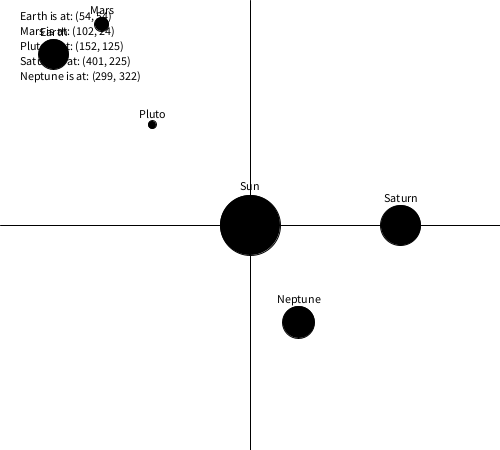
Frame 1 (no input)
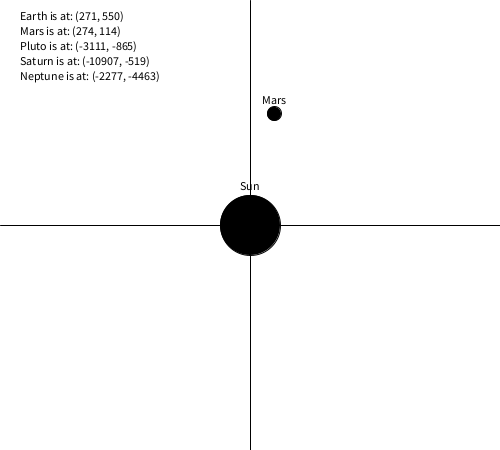
Frame 60 (the mouse pressed at the canvas centre just before this capture)
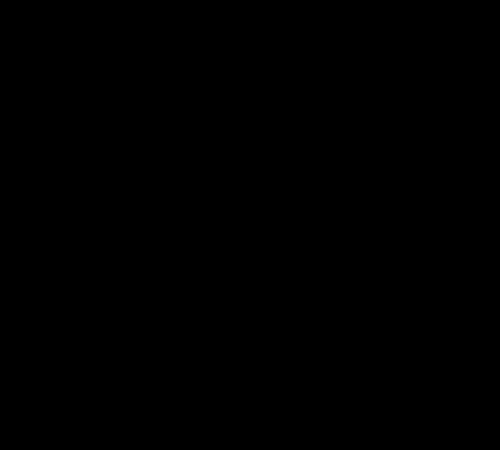
Frame 120 (the mouse held since frame 60 and released just before this capture)

The Processing sketch that drew these frames (run headless with seeded random() and noise(); from frame 60 on, the mouse is pressed at the canvas centre):

// Processing sketch: processing_57855
// ── processing_57855.pde

//Controls:
// - WASD to move Sun
// - R to randomize planets
// - Left-Click to randomize planets at mouse Location

PlanetG planet[] = new PlanetG[10] ;
int sunRad = 30;
int sunX, sunY;
float sunM = 4.5;
float gravCst = 1000; //in reality it is: 6.6726*pow(10, -11)

void setup() {
  size(500, 450);
  background(255);
  smooth();
  sunX = width/2;
  sunY = height/2;
  planet[0] = new PlanetG("Earth", 53, 55, 15, gravCst, 2.0, 0, 0);
  planet[1] = new PlanetG("Mars", 100, 25, 7, gravCst, 1.0, 0, 1);
  planet[2] = new PlanetG("Pluto", 150, 125, 4, gravCst, 3.7, 0, 2);
  planet[3] = new PlanetG("Saturn", 401, 225, 20, gravCst, 7.0, 0, 3);
  planet[4] = new PlanetG("Neptune", 300, 325, 16, gravCst, 4.2, 0, 4);
}

void draw() {
  background(255);

  for (int j = 0; j <=4; j++) {
    planet[j].update();
    planet[j].display();
    textAlign(CORNER);
    text(planet[j].pName + " is at: (" + str(round(planet[j].x)) + ", " + str(round(planet[j].y)) + ")", 20, 15*j + 20);
  }

  textAlign(CENTER);
  line(sunX, 0, sunX, height);
  line(0, sunY, width, sunY);

  ellipseMode(CENTER);
  ellipse(sunX, sunY, sunRad*2, sunRad*2);
  text("Sun", sunX, sunY - sunRad - 5);
}

class PlanetG {
  float x; //x position
  float y; //y position
  float sX = random(-2, 2); // y speed
  float sY = random(-2, 2); //x speed
  float dX; //delta X
  float dY; //delta Y
  float G; // gravitational constant
  float Fg; //force of gravity
  float r; // radius
  float aX; // acceleration X
  float aY; // acceleration Y
  float mass; //mass of first object
  color c; //color of planet
  int pR; //planet radius
  String pName;
  int varSpeed = 6; //randomizing speed constant
  int id; //id of the planet

  PlanetG(String iP, float iX, float iY, int iRP, float iG, float iM, color ic, int iid) {
    x = iX;
    y = iY;
    G = iG;
    mass = iM;
    c = ic;
    pName = iP;
    pR = iRP;
    id = iid; 
  }

  void update() {


    dX = sunX - x;
    dY = sunY - y;
    r = sqrt(sq(dX) + sq(dY));
    //omega = atan(dY / dX);

    if (abs(dX) > 0 && abs(dY) > 0) {
      aX = dX*G*mass*sunM / pow(r, 3);
      aY = dY*G*mass*sunM / pow(r, 3);
      sX = sX + aX;
      sY = sY + aY;
    }
    
    x = sX + x;
    y = sY + y;

    if (mousePressed == true) {
      background(0);
      x = mouseX + pR;
      y = mouseY - pR;
      sX =random (-varSpeed, varSpeed);
      sY =random (-varSpeed, varSpeed);
    }
  }

  void display() {
    textAlign(CENTER);
    fill(c);
    ellipse(x, y, pR*2, pR*2);
    text(pName, x, y - pR - 3);
  }
}

void keyPressed() {
  switch(key) {
  case 'a':
  case 'A':
    sunX -=5;
    break;
  case 'd':
  case 'D':
    sunX +=5;
    break;
  case 's':
  case 'S':
    sunY += 5;
    break;
  case 'w':
  case 'W':
    sunY -=5;
    break;
  case 'r':
  case 'R':
    for (int j = 0; j <=4; j++) {
      planet[j].x = random(0, 500-(planet[j].pR*2));
      planet[j].y = random(0, 500-(planet[j].pR*2));
      planet[j].sX =random (-planet[j].varSpeed, planet[j].varSpeed);
      planet[j].sY =random (-planet[j].varSpeed, planet[j].varSpeed);
    }
  }
}
